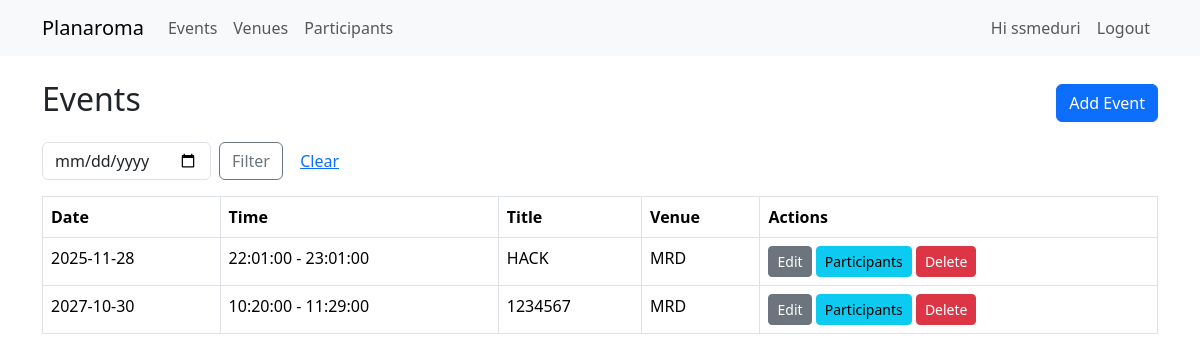
The app's page /events (signed in), older data.
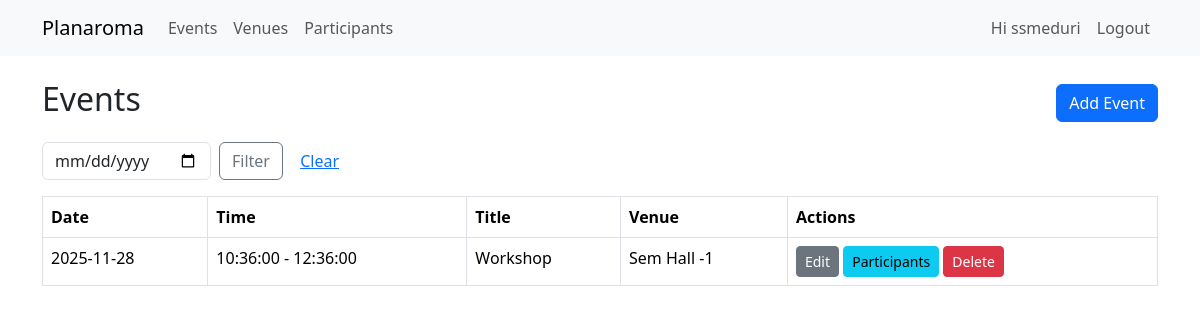
The same page, newer data.
### app/models.py (models this page shows, shortened)
class User(UserMixin, db.Model):
    id = db.Column(db.Integer, primary_key=True)
    username = db.Column(db.String(80), unique=True, nullable=False)
    password_hash = db.Column(db.String(200), nullable=False)
    role = db.Column(db.String(20), nullable=False, default='viewer')  # admin, staff, viewer

class Event(db.Model):
    id = db.Column(db.Integer, primary_key=True)
    title = db.Column(db.String(120), nullable=False)
    description = db.Column(db.Text)
    date = db.Column(db.Date, nullable=False)
    start_time = db.Column(db.Time, nullable=False)
    end_time = db.Column(db.Time, nullable=False)
    venue_id = db.Column(db.Integer, db.ForeignKey('venue.id'), nullable=False)
    participant_assoc = db.relationship('EventParticipant', back_populates='event', cascade='all, delete-orphan')
    participants = db.relationship('Participant', secondary='event_participants', back_populates='events')

class Venue(db.Model):
    id = db.Column(db.Integer, primary_key=True)
    name = db.Column(db.String(150), nullable=False, unique=True)
    capacity = db.Column(db.Integer, nullable=False, default=0)
    resources_list = db.relationship('Resource', back_populates='venue', cascade='all, delete-orphan')
    events = db.relationship('Event', backref='venue', lazy=True, cascade='all, delete-orphan')

### app/routes.py (the view)
@main_bp.route('/events')
@login_required
def list_events():
    q_date = request.args.get('date')
    if q_date:
        try:
            dt = datetime.strptime(q_date, '%Y-%m-%d').date()
            events = Event.query.filter_by(date=dt).order_by(Event.start_time).all()
        except Exception:
            events = Event.query.order_by(Event.date, Event.start_time).all()
    else:
        events = Event.query.order_by(Event.date, Event.start_time).all()
    return render_template('events/list.html', events=events)

### app/__init__.py (called while the page is built)
def create_app():
    app = Flask(__name__, static_folder='static', template_folder='templates')
    app.config.from_object(Config)
    db.init_app(app)
    login_manager.init_app(app)
    from .models import User
    @login_manager.user_loader
    def load_user(user_id):
        return User.query.get(int(user_id))
    from .routes import main_bp
    from .auth import auth_bp
    app.register_blueprint(main_bp)
    app.register_blueprint(auth_bp)
    return app

### app/templates/events/list.html
{% extends 'base.html' %}
{% block content %}
<div class="d-flex justify-content-between align-items-center mb-3">
    <h2>Events</h2>
    {% if current_user.is_authenticated %}
      <a class="btn btn-primary" href="{{ url_for('main.add_event') }}">Add Event</a>
    {% endif %}
</div>
<form class="row g-2 mb-3" method="get" action="{{ url_for('main.list_events') }}">
    <div class="col-auto">
        <input type="date" name="date" class="form-control" value="{{ request.args.get('date','') }}">
    </div>
    <div class="col-auto">
        <button class="btn btn-outline-secondary">Filter</button>
        <a href="{{ url_for('main.list_events') }}" class="btn btn-link">Clear</a>
    </div>
</form>
<table class="table table-bordered">
    <thead>
        <tr>
            <th>Date</th>
            <th>Time</th>
            <th>Title</th>
            <th>Venue</th>
            {% if current_user.is_authenticated %}<th>Actions</th>{% endif %}
        </tr>
    </thead>
    <tbody>
        {% for e in events %}
        <tr>
            <td>{{ e.date }}</td>
            <td>{{ e.start_time }} - {{ e.end_time }}</td>
            <td>{{ e.title }}</td>
            <td>{{ e.venue.name if e.venue else 'N/A' }}</td>
            {% if current_user.is_authenticated %}
            <td>
                <a class="btn btn-sm btn-secondary" href="{{ url_for('main.edit_event', event_id=e.id) }}">Edit</a>
                <a class="btn btn-sm btn-info" href="{{ url_for('main.event_participants_view', event_id=e.id) }}">
                  Participants
                </a>
                <form method="POST" action="{{ url_for('main.delete_event', event_id=e.id) }}" style="display:inline-block" onsubmit="return confirm('Delete event?');">
                    <button class="btn btn-sm btn-danger">Delete</button>
                </form>
            </td>
            {% endif %}
        </tr>
        {% else %}
        <tr><td colspan="5" class="text-center">No events yet.</td></tr>
        {% endfor %}
    </tbody>
</table>
{% endblock %}

### app/templates/base.html (shortened to what this page needs)
<!doctype html>
<html lang="en">
<head>
    <link href="https://cdn.jsdelivr.net/npm/bootstrap@5.3.2/dist/css/bootstrap.min.css" rel="stylesheet">
</head>
<body>
<nav class="navbar navbar-expand-lg navbar-light bg-light mb-4">
  <div class="container">
    <a class="navbar-brand" href="{{ url_for('main.dashboard') }}">
        Planaroma
    </a>
    <div class="collapse navbar-collapse" id="navbarNav">
      <ul class="navbar-nav me-auto">
        <li class="nav-item">
          <a class="nav-link" href="{{ url_for('main.list_events') }}">Events</a>
        </li>
        <li class="nav-item">
          <a class="nav-link" href="{{ url_for('main.list_venues') }}">Venues</a>
        </li>
        <li class="nav-item">
          <a class="nav-link" href="{{ url_for('main.list_participants') }}">Participants</a>
        </li>
      </ul>
      <ul class="navbar-nav ms-auto">
        {% if current_user.is_authenticated %}
          <li class="nav-item">
            <a class="nav-link">Hi {{ current_user.username }}</a>
          </li>
          <li class="nav-item">
            <a class="nav-link" href="{{ url_for('auth.logout') }}">Logout</a>
          </li>
        {% else %}
          <li class="nav-item">
            <a class="nav-link" href="{{ url_for('auth.login') }}">Login</a>
          </li>
        {% endif %}
      </ul>
    </div>
  </div>
</nav>
<div class="container">
    {% block content %}{% endblock %}
</div>
</body>
</html>

Row changes from the older to the newer data that the page shows:
removed Event: date "2025-11-28", start_time "22:01:00", end_time "23:01:00", title "HACK", venue "MRD"
changed Event: date "2027-10-30" → "2025-11-28"; start_time "10:20:00" → "10:36:00"; end_time "11:29:00" → "12:36:00"; title "1234567" → "Workshop"; venue "MRD" → "Sem Hall -1"
